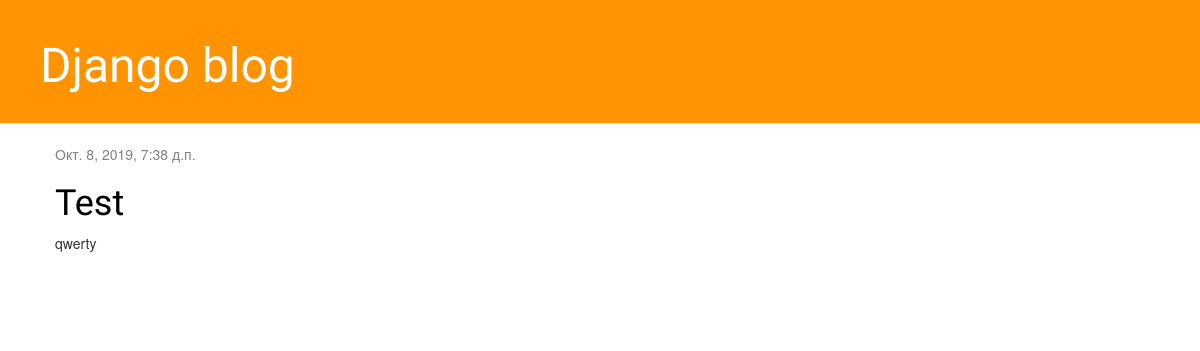
/, run on an earlier commit of the app's database.
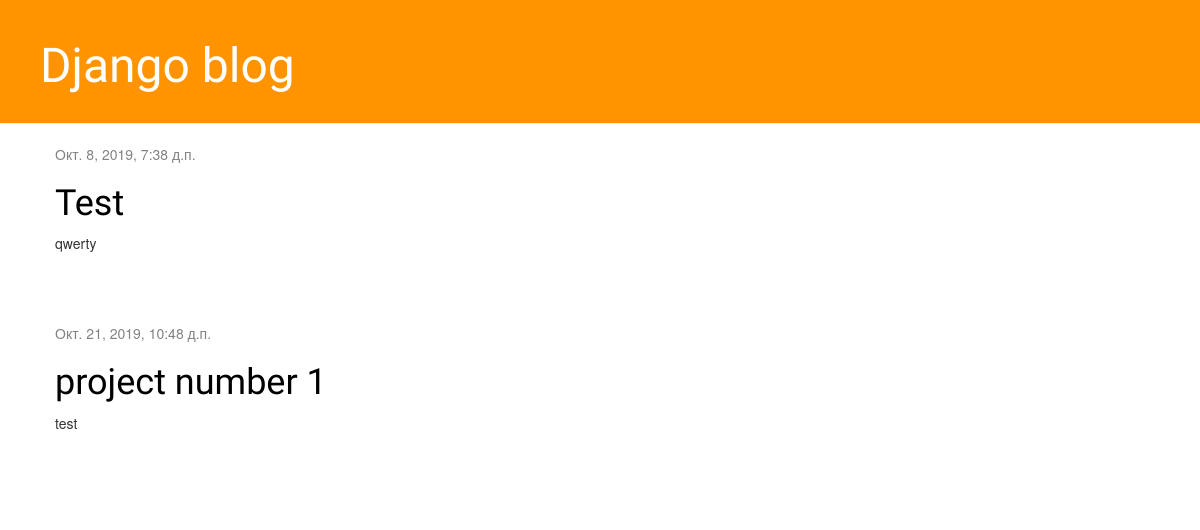
And on a later commit of the database.
### blog/models.py (models this page shows, shortened)
class Post(models.Model):
    author = models.ForeignKey(settings.AUTH_USER_MODEL, on_delete=models.CASCADE)
    title = models.CharField(max_length=200)
    text = models.TextField()
    created_date = models.DateTimeField(default=timezone.now)
    published_date = models.DateTimeField(blank=True, null=True)

### blog/views.py (the view)
# urls.py: path('', views.post_list, name='post_list'),
def post_list(request):
    posts = Post.objects.filter(published_date__lte=timezone.now()).order_by('published_date')
    return render(request, 'blog/post_list.html', {'posts': posts})

### blog/templates/blog/post_list.html
{% extends 'blog/base.html' %}
{% block content %}
	{% for post in posts %}
		<div class="post">
			<div class="date">
				{{ post.published_date }}
			</div>
			<h1><a href="{% url 'post_detail' pk=post.pk %}">{{ post.title }}</a></h1>
			<p>{{ post.text|linebreaksbr }}</p>
		</div>
	{% endfor %}
{% endblock %}

What changed in the data, as far as the page shows it:
added Post: published_date "Окт. 21, 2019, 10:48 д.п.", title "project number 1", text "test"
